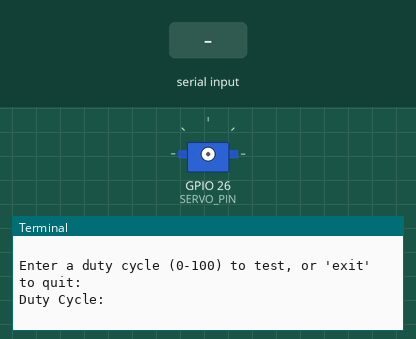
Simulated run of this program. Board: Raspberry Pi (BCM pin numbers). On the bench: servo, the last lines printed to the terminal. Inputs (shaded band) come from the test bench. Servo angles are drawn from the pulse width (0.5 ms = 0°, 2.5 ms = 180°). At 4.3 s the program stops and its outputs stay as they are.

Above: at 1.2 s.
1.3 s: "5" typed at the terminal, then Enter
At 2.1 s:
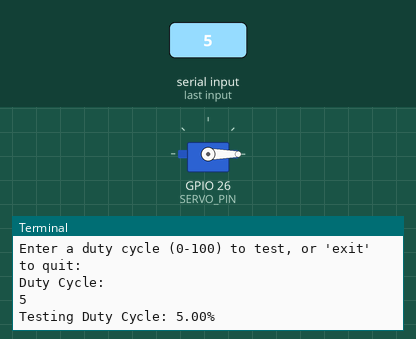
2.8 s: "200" typed at the terminal, then Enter
At 3.4 s:
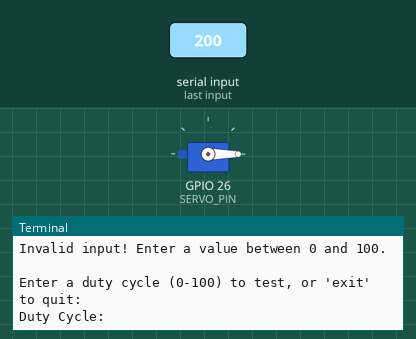
4.3 s: "exit" typed at the terminal, then Enter
At 5.5 s:
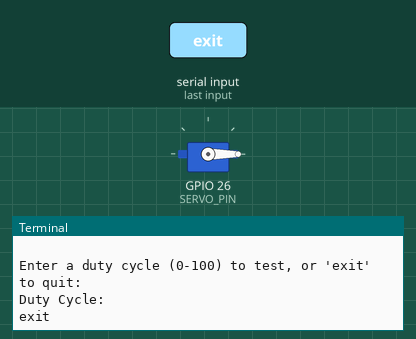

The program:

findPwmSteer.py
```python
import RPi.GPIO as GPIO
import time

# GPIO Pin Configuration
SERVO_PIN = 26  # Change this to the correct GPIO pin

# Servo PWM Configuration
#FREQ = 50  # Standard 50Hz PWM frequency for servos
FREQ = 100
# Setup GPIO
GPIO.setmode(GPIO.BCM)
GPIO.setup(SERVO_PIN, GPIO.OUT)

# Initialize PWM
pwm = GPIO.PWM(SERVO_PIN, FREQ)
pwm.start(0)

# Function to test duty cycle
def set_duty_cycle(duty_cycle):
    """Set a specific duty cycle for testing."""
    pwm.ChangeDutyCycle(duty_cycle)
    print(f"Testing Duty Cycle: {duty_cycle:.2f}%")
    time.sleep(1)
    pwm.ChangeDutyCycle(0)  # Stop signal to prevent jitter

try:
    while True:
        print("\nEnter a duty cycle (0-100) to test, or 'exit' to quit:")
        user_input = input("Duty Cycle: ")

        if user_input.lower() == "exit":
            break

        try:
            duty_cycle = float(user_input)
            if 0 <= duty_cycle <= 100:
                set_duty_cycle(duty_cycle)
            else:
                print("Invalid input! Enter a value between 0 and 100.")
        except ValueError:
            print("Invalid input! Please enter a number.")

except KeyboardInterrupt:
    print("\nExiting...")

finally:
    pwm.stop()
    GPIO.cleanup()
```

Measured:
- after the input at 1.3 s, the terminal: prints a new line at once (image 1)
- after the input at 2.8 s, the terminal: prints a new line at once (image 2)
- after the input at 4.3 s, the terminal: prints a new line at once (image 3)
